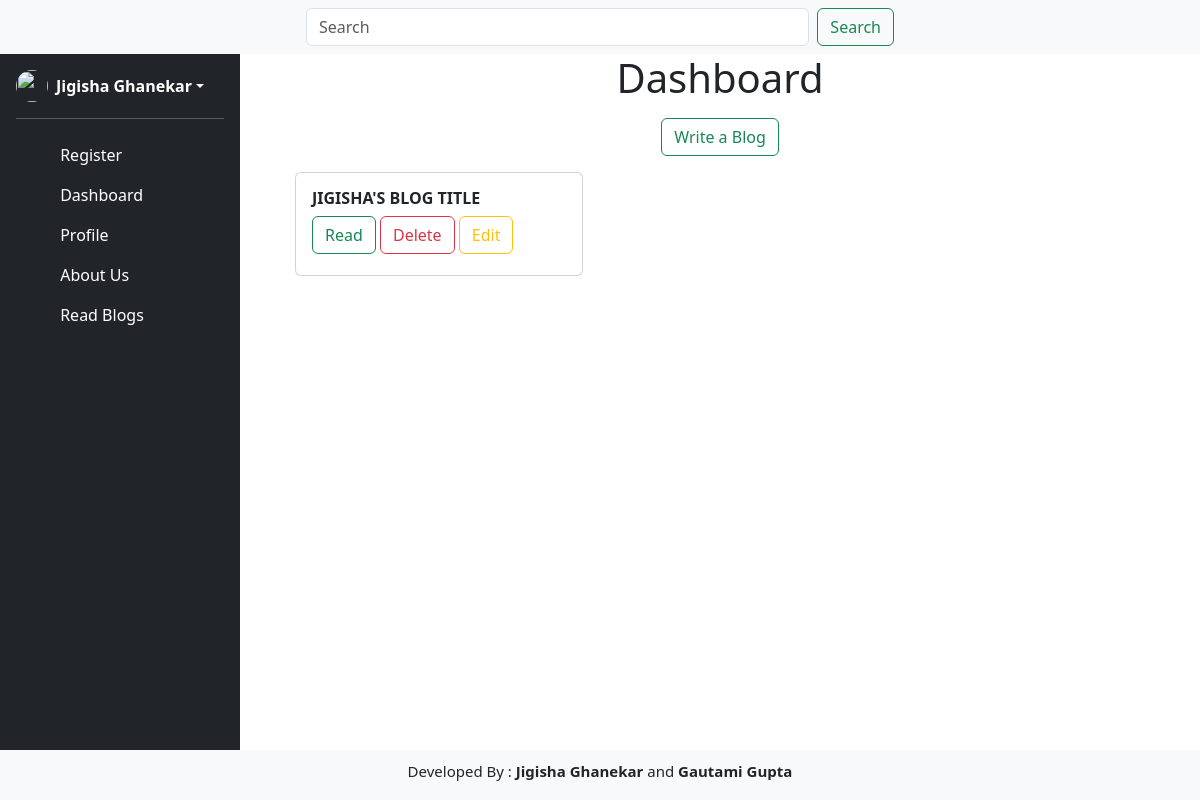
/dashboard (signed in), run on an earlier commit of the app's database.
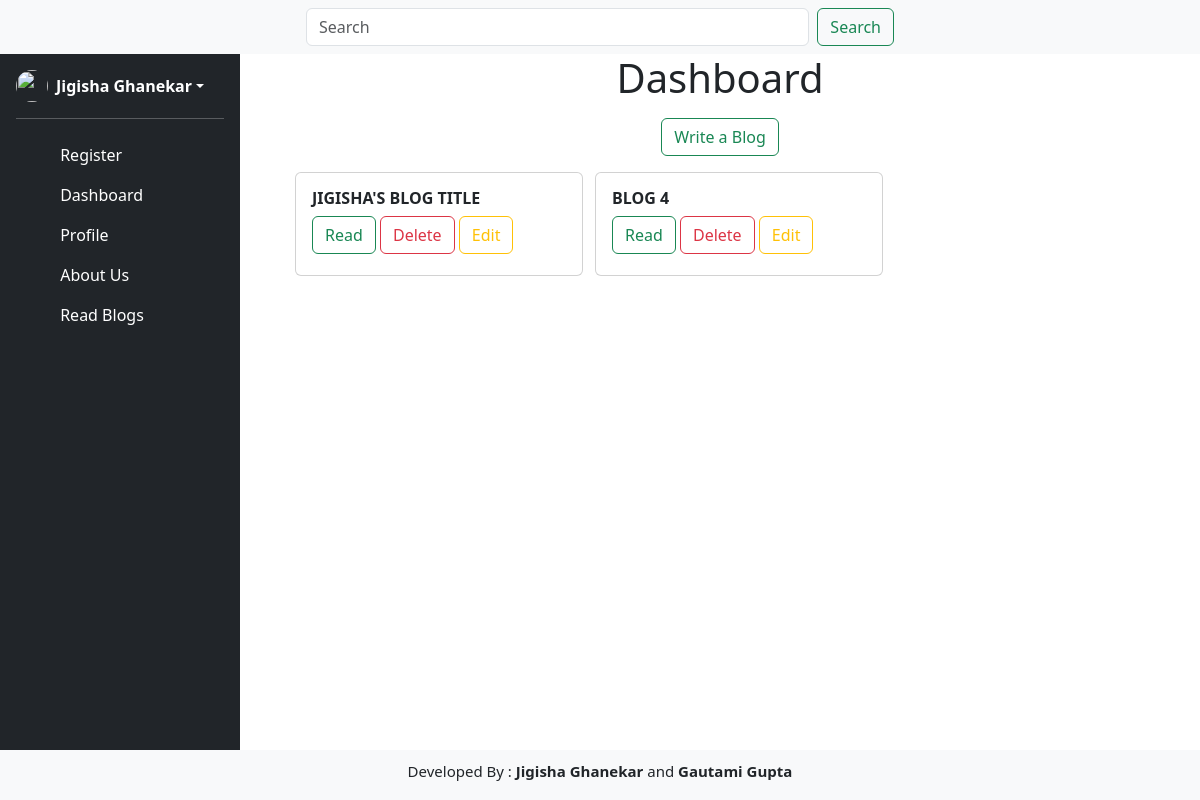
And on a later commit of the database.
### app.py (models this page shows, shortened)
class Blog(db.Model):
    blog_id = db.Column(db.Integer, primary_key=True)
    blog_title = db.Column(db.String(300), nullable=False)
    blog_body = db.Column(db.Text, nullable=True)
    published_time = db.Column(db.Date, default=datetime.datetime.now())
    user_id = db.Column(db.Integer, db.ForeignKey('user.user_id'), nullable=False)

### app.py (the view)
@app.route('/dashboard', methods=['GET', 'POST'])
def dashboard():
    user = User.query.filter_by(email=session['email']).first()
    user_id=user.user_id
    blog = Blog.query.filter_by(user_id=user_id).all()
    if request.method == 'POST':
        blog_id = request.form.get('blog_edit')
        return redirect(url_for('blog_edit', blog_id=blog_id))
    return render_template('dashboard.html', blog=blog)

### app.py (called while the page is built)
def is_logged_in():
    return 'logged_in' in session

def get_logged_in_user():
    if 'logged_in' in session and 'email' in session:
        return {'email': session['email'], 'name': session['name']}
    return None

@app.context_processor
def inject_user():
    return dict(logged_in=is_logged_in(), user=get_logged_in_user())

### templates/dashboard.html (shortened to what this page needs)
{% extends "index.html" %}
{% block dashboard %}
    <h1 class="text-center">Dashboard</h1>
    <div class="blog-add text-center my-3">
        <a href="addblog" class="btn btn-outline-success">Write a Blog</a>
    </div>
    <div class="dashboard mx-5" style="display: grid; row-gap: 30px; column-gap:50px ; grid-template-columns: 250px 250px 250px; align-items:center; justify-content: center;">
        {% for b in blog %}
        <div class="card" style="width: 18rem; min-height: 6.5rem;">
            <div class="card-body">
                <h1 class="card-title fw-bold text-uppercase" style="font-size: 16px">{{b.blog_title}}</h1>
                    <button type="button" class="btn btn-outline-success" data-bs-toggle="modal" data-bs-target="#blogModal{{b.blog_id}}">
                        Read
                    </button>
                    <button type="button" class="btn btn-outline-danger" data-bs-toggle="modal" data-bs-target="#deleteBlogModal{{b.blog_id}}">
                        Delete
                    </button>
                    <button type="button" class="btn btn-outline-warning" data-bs-toggle="modal" data-bs-target="#editBlogModal{{b.blog_id}}">
                        Edit
                    </button>
            </div>
        </div>
        {% endfor %}
    </div>
{% endblock dashboard %}

What changed in the data, as far as the page shows it:
added Blog: blog_title "BLOG 4"
